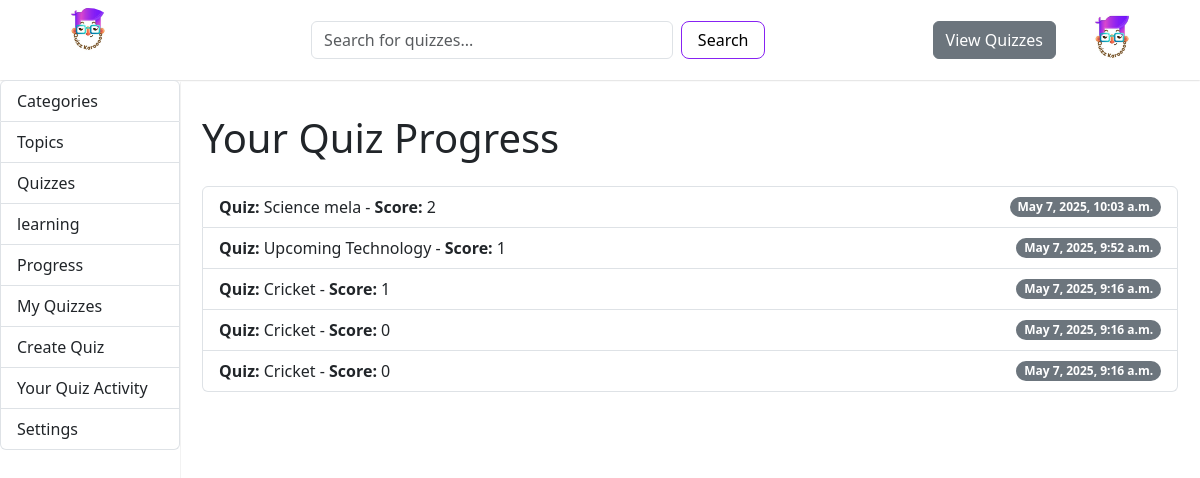
/progress/ (signed in), run on the app's committed database.
### quizapplication/models.py (models this page shows, shortened)
class QuizResult(models.Model):
    user = models.ForeignKey(User, on_delete=models.CASCADE, null=True, blank=True)
    quiz_name = models.CharField(max_length=255)
    score = models.IntegerField()
    timestamp = models.DateTimeField(auto_now_add=True)

### quizapplication/views.py (the view)
# urls.py: path('progress/', views.user_progress, name='user_progress'),
def user_progress(request):
    if request.user.is_authenticated:
        results = QuizResult.objects.filter(user=request.user).order_by('-timestamp')
    else:
        results = QuizResult.objects.all().order_by('-timestamp')
    return render(request, 'quizzes/user_progress.html', {'results': results})

### templates/quizzes/user_progress.html (shortened to what this page needs)
{% extends 'base.html' %}
{% block content %}
    <div class="container mt-4">
        <h1 class="mb-4">Your Quiz Progress</h1>
        {% if results %}
            <ul class="list-group">
                {% for result in results %}
                    <li class="list-group-item d-flex justify-content-between align-items-center">
                        <div>
                            <strong>Quiz:</strong> {{ result.quiz_name }} -
                            <strong>Score:</strong> {{ result.score }}
                        </div>
                        <span class="badge bg-secondary rounded-pill">{{ result.timestamp }}</span>
                    </li>
                {% endfor %}
            </ul>
        {% else %}
            <p class="mt-3 text-muted">No quiz results found.</p>
        {% endif %}
    </div>
{% endblock %}

### templates/base.html (style rules this page uses)
* { padding: 0px; margin: 0px; text-decoration: none; box-sizing: border-box; font-family: system-ui, -apple-system, BlinkMacSystemFont, 'Segoe UI', Roboto, Oxygen, Ubuntu, Cantarell, 'Open Sans', 'Helvetica Neue', sans-serif; }
html { min-width: 100vw; }
@media (min-width: 1000px) { body { width: 100vw; } }

### data on the page
QuizResult: quiz_name "Science mela", score "2", timestamp "May 7, 2025, 10:03 a.m."
QuizResult: quiz_name "Upcoming Technology", score "1", timestamp "May 7, 2025, 9:52 a.m."
QuizResult: quiz_name "Cricket", score "1", timestamp "May 7, 2025, 9:16 a.m."
QuizResult: quiz_name "Cricket", score "0", timestamp "May 7, 2025, 9:16 a.m."
QuizResult: quiz_name "Cricket", score "0", timestamp "May 7, 2025, 9:16 a.m."
